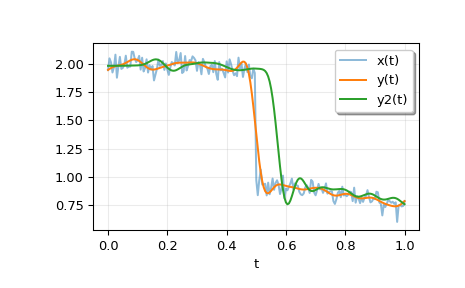

The Python source for this figure:
from scipy.signal import sosfiltfilt, butter
import matplotlib.pyplot as plt

# Create an interesting signal to filter.

n = 201
t = np.linspace(0, 1, n)
np.random.seed(123)
x = 1 + (t < 0.5) - 0.25*t**2 + 0.05*np.random.randn(n)

# Create a lowpass Butterworth filter, and use it to filter `x`.

sos = butter(4, 0.125, output='sos')
y = sosfiltfilt(sos, x)

# For comparison, apply an 8th order filter using `sosfilt`.  The filter
# is initialized using the mean of the first four values of `x`.

from scipy.signal import sosfilt, sosfilt_zi
sos8 = butter(8, 0.125, output='sos')
zi = x[:4].mean() * sosfilt_zi(sos8)
y2, zo = sosfilt(sos8, x, zi=zi)

# Plot the results.  Note that the phase of `y` matches the input, while
# `y2` has a significant phase delay.

plt.plot(t, x, alpha=0.5, label='x(t)')
plt.plot(t, y, label='y(t)')
plt.plot(t, y2, label='y2(t)')
plt.legend(framealpha=1, shadow=True)
plt.grid(alpha=0.25)
plt.xlabel('t')
plt.show()
